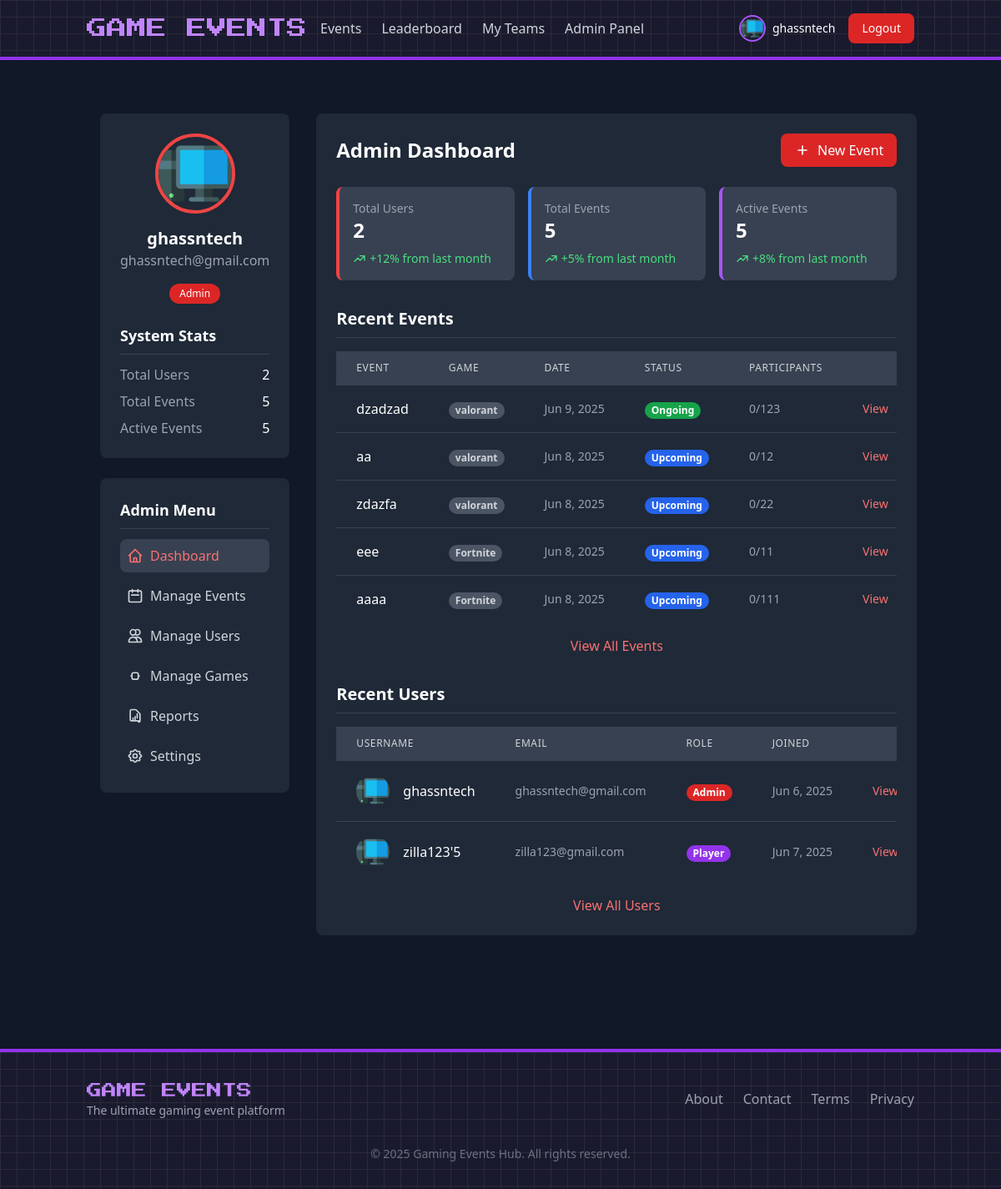
The app's page /views/admin/dashboard.php (signed in) with its own data.
### tables this page shows
CREATE TABLE `users` (
  `id` int(11) NOT NULL,
  `username` varchar(50) NOT NULL,
  `email` varchar(100) NOT NULL,
  `password` varchar(255) NOT NULL,
  `role` enum('admin','player','visitor') DEFAULT 'visitor',
  `avatar` varchar(255) DEFAULT 'default.png',
  `created_at` timestamp NOT NULL DEFAULT current_timestamp(),
  `updated_at` timestamp NOT NULL DEFAULT current_timestamp() ON UPDATE current_timestamp()
);

CREATE TABLE `events` (
  `id` int(11) NOT NULL,
  `title` varchar(100) NOT NULL,
  `description` text DEFAULT NULL,
  `game_id` int(11) DEFAULT NULL,
  `start_date` datetime NOT NULL,
  `end_date` datetime NOT NULL,
  `max_participants` int(11) DEFAULT NULL,
  `current_participants` int(11) DEFAULT 0,
  `prize_pool` decimal(10,2) DEFAULT NULL,
  `rules` text DEFAULT NULL,
  `status` enum('upcoming','ongoing','completed','cancelled') DEFAULT 'upcoming',
  `created_by` int(11) DEFAULT NULL,
  `creator` varchar(255) NOT NULL,
  `created_at` timestamp NOT NULL DEFAULT current_timestamp(),
  `updated_at` timestamp NOT NULL DEFAULT current_timestamp() ON UPDATE current_timestamp(),
  `video_url` varchar(255) DEFAULT NULL,
  `video_type` enum('youtube','twitch','custom') DEFAULT NULL,
  `video_thumbnail` varchar(255) DEFAULT NULL
);

CREATE TABLE `games` (
  `id` int(11) NOT NULL,
  `name` varchar(100) NOT NULL,
  `type` varchar(50) DEFAULT NULL,
  `platform` varchar(50) DEFAULT NULL,
  `image` varchar(255) DEFAULT 'default_game.png',
  `created_at` timestamp NOT NULL DEFAULT current_timestamp()
);

### views/admin/dashboard.php (the view, shortened to what the rows shown need)
<?php
$user = new User();
$event = new Event();
$allUsers = $user->getAllUsers();
$allEvents = $event->getAllEvents();
?>
<?php include '../../includes/header.php'; ?>
<div class="container mx-auto px-4 py-8">
    <div class="flex flex-col md:flex-row gap-8">
        <?php include 'sidebar.php'; ?>
        <div class="w-full md:w-3/4">
            <div class="bg-gray-800 rounded-lg p-6 mb-6">
                <div class="flex justify-between items-center mb-6">
                    <h2 class="text-2xl font-bold">Admin Dashboard</h2>
                </div>
                <div class="mb-8">
                    <div class="overflow-x-auto">
                        <table class="min-w-full divide-y divide-gray-700">
                            <thead class="bg-gray-700">
                                <tr>
                                    <th scope="col" class="px-6 py-3 text-left text-xs font-medium text-gray-300 uppercase tracking-wider">Event</th>
                                    <th scope="col" class="px-6 py-3 text-left text-xs font-medium text-gray-300 uppercase tracking-wider">Game</th>
                                    <th scope="col" class="px-6 py-3 text-left text-xs font-medium text-gray-300 uppercase tracking-wider">Date</th>
                                    <th scope="col" class="px-6 py-3 text-left text-xs font-medium text-gray-300 uppercase tracking-wider">Status</th>
                                    <th scope="col" class="px-6 py-3 text-left text-xs font-medium text-gray-300 uppercase tracking-wider">Participants</th>
                                    <th scope="col" class="relative px-6 py-3"><span class="sr-only">Actions</span></th>
                                </tr>
                            </thead>
                            <tbody class="bg-gray-800 divide-y divide-gray-700">
                                <?php foreach (array_slice($allEvents, 0, 5) as $event): ?>
                                    <tr>
                                        <td class="px-6 py-4 whitespace-nowrap">
                                            <div class="font-medium"><?php echo htmlspecialchars($event['title']); ?></div>
                                        </td>
                                        <td class="px-6 py-4 whitespace-nowrap">
                                            <span class="px-2 inline-flex text-xs leading-5 font-semibold rounded-full bg-gray-600 text-gray-300">
                                                <?php echo htmlspecialchars($event['game_name']); ?>
                                            </span>
                                        </td>
                                        <td class="px-6 py-4 whitespace-nowrap text-sm text-gray-400">
                                            <?php echo date('M j, Y', strtotime($event['start_date'])); ?>
                                        </td>
                                        <td class="px-6 py-4 whitespace-nowrap">
                                            <?php
                                            $statusColor = '';
                                            switch ($event['status']) {
                                                case 'upcoming':
                                                    $statusColor = 'bg-blue-600';
                                                    break;
                                                case 'ongoing':
                                                    $statusColor = 'bg-green-600';
                                                    break;
                                            }
                                            ?>
                                            <span class="px-2 inline-flex text-xs leading-5 font-semibold rounded-full <?php echo $statusColor; ?> text-white">
                                                <?php echo ucfirst($event['status']); ?>
                                            </span>
                                        </td>
                                        <td class="px-6 py-4 whitespace-nowrap text-sm text-gray-400">
                                            <?php echo $event['current_participants'] . '/' . $event['max_participants']; ?>
                                        </td>
                                        <td class="px-6 py-4 whitespace-nowrap text-right text-sm font-medium">
                                            <a href="events.php?id=<?php echo $event['id']; ?>" class="text-red-400 hover:text-red-300 transition mr-3">View</a>
                                        </td>
                                    </tr>
                                <?php endforeach; ?>
                            </tbody>
                        </table>
                    </div>
                </div>
                <div>
                    <div class="overflow-x-auto">
                        <table class="min-w-full divide-y divide-gray-700">
                            <thead class="bg-gray-700">
                                <tr>
                                    <th scope="col" class="px-6 py-3 text-left text-xs font-medium text-gray-300 uppercase tracking-wider">Username</th>
                                    <th scope="col" class="px-6 py-3 text-left text-xs font-medium text-gray-300 uppercase tracking-wider">Email</th>
                                    <th scope="col" class="px-6 py-3 text-left text-xs font-medium text-gray-300 uppercase tracking-wider">Role</th>
                                    <th scope="col" class="px-6 py-3 text-left text-xs font-medium text-gray-300 uppercase tracking-wider">Joined</th>
                                    <th scope="col" class="relative px-6 py-3"><span class="sr-only">Actions</span></th>
                                </tr>
                            </thead>
                            <tbody class="bg-gray-800 divide-y divide-gray-700">
                                <?php foreach (array_slice($allUsers, 0, 5) as $user): ?>
                                    <tr>
                                        <td class="px-6 py-4 whitespace-nowrap">
                                            <div class="flex items-center">
                                                <div class="flex-shrink-0 h-10 w-10">
                                                    <img class="h-10 w-10 rounded-full" src="../../assets/images/avatars/<?php echo htmlspecialchars($user['avatar']); ?>" alt="">
                                                </div>
                                                <div class="ml-4">
                                                    <div class="font-medium"><?php echo htmlspecialchars($user['username']); ?></div>
                                                </div>
                                            </div>
                                        </td>
                                        <td class="px-6 py-4 whitespace-nowrap text-sm text-gray-400">
                                            <?php echo htmlspecialchars($user['email']); ?>
                                        </td>
                                        <td class="px-6 py-4 whitespace-nowrap">
                                            <?php
                                            $roleColor = $user['role'] === 'admin' ? 'bg-red-600' : ($user['role'] === 'player' ? 'bg-purple-600' : 'bg-gray-600');
                                            ?>
                                            <span class="px-2 inline-flex text-xs leading-5 font-semibold rounded-full <?php echo $roleColor; ?> text-white">
                                                <?php echo ucfirst($user['role']); ?>
                                            </span>
                                        </td>
                                        <td class="px-6 py-4 whitespace-nowrap text-sm text-gray-400">
                                            <?php echo date('M j, Y', strtotime($user['created_at'])); ?>
                                        </td>
                                        <td class="px-6 py-4 whitespace-nowrap text-right text-sm font-medium">
                                            <a href="users.php?id=<?php echo $user['id']; ?>" class="text-red-400 hover:text-red-300 transition">View</a>
                                        </td>
                                    </tr>
                                <?php endforeach; ?>
                            </tbody>
                        </table>
                    </div>
                </div>
            </div>
        </div>
    </div>
</div>
<?php include '../../includes/footer.php'; ?>

### includes/header.php (shortened to what the rows shown need)
<?php
require_once __DIR__ . '/../config/database.php';
require_once __DIR__ . '/../models/User.php';
require_once __DIR__ . '/../models/Event.php';
$user = new User();
$isLoggedIn = isset($_SESSION['user_id']);
$currentUser = null;
if ($isLoggedIn) {
    $currentUser = $user->getUserById($_SESSION['user_id']);
}
?>
<!DOCTYPE html>
<html lang="en">
<head>
    <script src="https://cdn.tailwindcss.com"></script>
</head>
<body class="bg-gray-900 text-white min-h-screen">
    <header class="bg-pixel border-b-4 border-purple-600">
        <div class="container mx-auto px-4 py-4">
            <div class="flex justify-between items-center">
                <div class="flex items-center space-x-4">
                    <?php if ($isLoggedIn && $currentUser): ?>
                        <div class="flex items-center space-x-2">
                            <img src="<?php echo BASE_URL . 'assets/images/avatars/' . htmlspecialchars($currentUser['avatar'] ?? 'default.png'); ?>"
                                 alt="Avatar" class="w-8 h-8 rounded-full border-2 border-purple-500">
                            <span class="text-sm"><?php echo htmlspecialchars($currentUser['username']); ?></span>
                        </div>
                        <a href="<?php echo BASE_URL; ?>views/auth/logout.php" class="bg-red-600 hover:bg-red-700 px-4 py-2 rounded-lg text-sm font-medium transition">Logout</a>
                    <?php endif; ?>
                </div>
            </div>
        </div>
    </header>
    <main class="container mx-auto px-4 py-8">

### views/admin/sidebar.php (shortened to what the rows shown need)
<?php
require_once __DIR__ . '/../../bootstrap.php';
require_once __DIR__ . '/../../models/User.php';
require_once __DIR__ . '/../../models/Event.php';
?>
<div class="w-full md:w-1/4">
    <div class="bg-gray-800 rounded-lg p-6 mb-6">
        <div class="flex flex-col items-center">
            <img src="<?php echo htmlspecialchars(BASE_URL . 'assets/images/avatars/' . ($currentUser['avatar'] ?? 'default.png')); ?>"
                alt="Admin Avatar" class="w-24 h-24 rounded-full border-4 border-red-500 mb-4">
            <h3 class="text-xl font-bold"><?php echo htmlspecialchars($currentUser['username']); ?></h3>
            <p class="text-gray-400 mb-4"><?php echo htmlspecialchars($currentUser['email']); ?></p>
            <span class="bg-red-600 text-white px-3 py-1 rounded-full text-xs">Admin</span>
        </div>
    </div>
</div>

### records on screen
users: avatar (picture), username "ghassntech", email "ghassntech@gmail.com", role "Admin", created_at "Jun 6, 2025"
events: title "dzadzad", game.name "valorant", start_date "Jun 9, 2025", status "Ongoing", current_participants "0", max_participants "123"
events: title "aa", game.name "valorant", start_date "Jun 8, 2025", status "Upcoming", current_participants "0", max_participants "12"
events: title "zdazfa", game.name "valorant", start_date "Jun 8, 2025", status "Upcoming", current_participants "0", max_participants "22"
events: title "eee", game.name "Fortnite", start_date "Jun 8, 2025", status "Upcoming", current_participants "0", max_participants "11"
events: title "aaaa", game.name "Fortnite", start_date "Jun 8, 2025", status "Upcoming", current_participants "0", max_participants "111"
users: avatar (placeholder picture), username "zilla123'5", email "zilla123@gmail.com", role "Player", created_at "Jun 7, 2025"

### other values on screen
$userCount "2"
$eventCount "5"
$activeEventCount "5"
count($allUsers) "2"
count($allEvents) "5"
count($activeEvents) "5"
